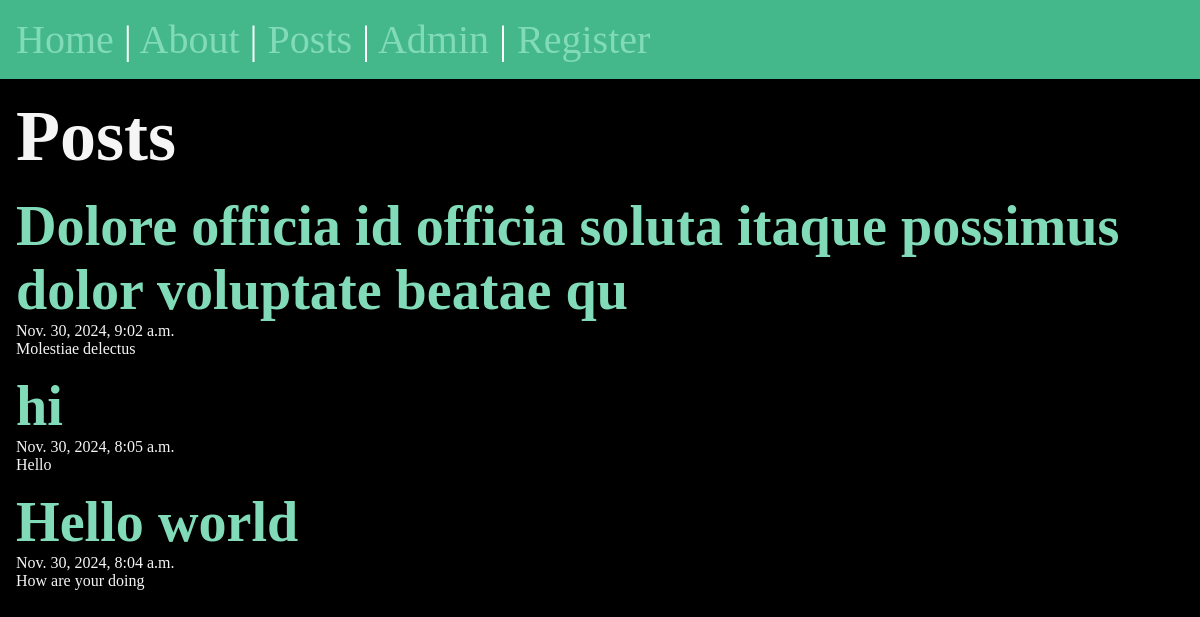
/posts/, run on the app's committed database.
### posts/models.py (models this page shows, shortened)
class Post(models.Model):
    title = models.CharField(max_length=75)
    body = models.TextField()
    slug = models.SlugField()
    date = models.DateTimeField(auto_now_add=True)
    banner = models.ImageField(default='fallback.png', blank=True)

### posts/views.py (the view)
# urls.py: path('posts/', include('posts.urls')),
def posts(request):
    posts = Post.objects.all().order_by('-date')
    return render(request, 'posts/list.html', {'posts': posts})

### posts/templates/posts/list.html (shortened to what this page needs)
{% extends "layout.html" %}
{% block content %}
<section>
    <h1>Posts</h1>
    {% for post in posts %}
        <article class="post">
            <h1><a href="{% url 'posts:show' slug=post.slug %}">{{ post.title }}</a></h1>
            <p>{{ post.date }}</p>
            <p>{{ post.body }}</p>
        </article>
    {% endfor %}
</section>
</body>
</html>
{% endblock %}

### templates/layout.html (shortened to what this page needs)
<!DOCTYPE html>
{% load static %}
<html lang="en">
<head>
    <link rel="stylesheet" href="{% static 'css/style.css' %}">
</head>
<body>
    <nav>
        <a href="/">Home</a> |
        <a href="/about">About</a> |
        <a href="{% url 'posts:list' %}">Posts</a>  |
        <a href="/admin">Admin</a> |
        <a href="{% url 'users:register_view' %}">Register</a>
    </nav>
    <main>
        {% block content %}
        {% endblock %}
</body>
</html>

### static/css/style.css (style rules this page uses)
* { margin: 0; padding: 0; box-sizing: border-box; }
body { min-height: 100vh; background-color: black; color: whitesmoke; font-size: 3rem; }
nav { padding: 1rem; background-color: #44B78B; color: white; font-size: 2.5rem; }
main { padding: 1rem; }
section { display: flex; flex-flow: column; gap: 1rem; }
p { font-size: 1rem; }
a { text-decoration: none; color: #81dbb8; }

### data on the page
Post: title "Dolore officia id officia soluta itaque possimus dolor voluptate beatae qu", date "Nov. 30, 2024, 9:02 a.m.", body "Molestiae delectus"
Post: title "hi", date "Nov. 30, 2024, 8:05 a.m.", body "Hello"
Post: title "Hello world", date "Nov. 30, 2024, 8:04 a.m.", body "How are your doing"
